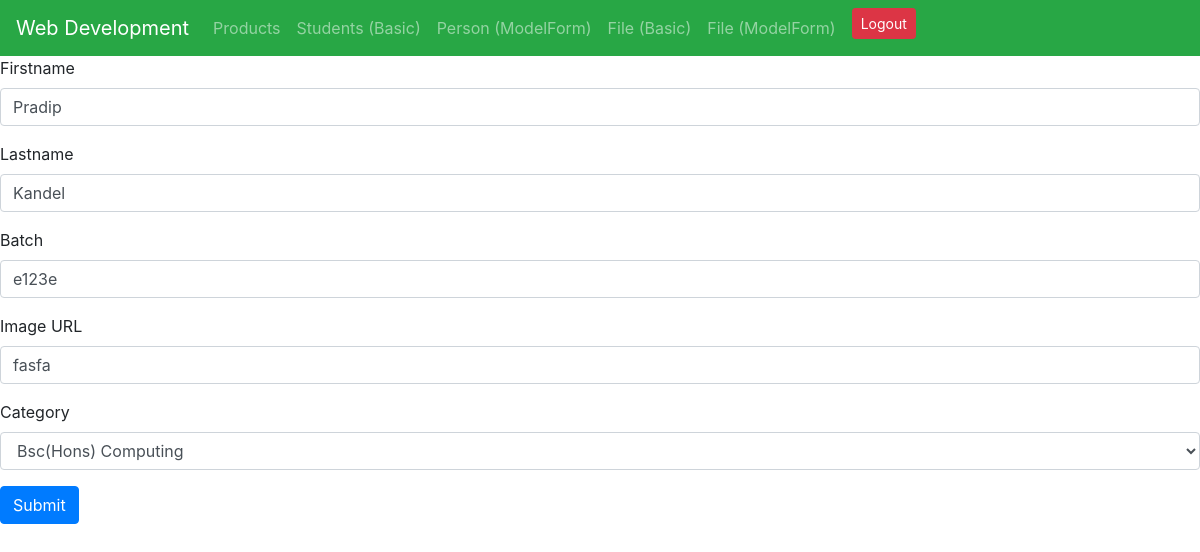
Screenshot of /products/updateStudent/1 (signed in) with the database file from the repository.
### products/models.py (models this page shows)
class Student(models.Model):
    firstname = models.CharField(max_length=200)
    lastname = models.CharField(max_length=200)
    batch = models.CharField(max_length=20)
    image_url = models.CharField(max_length=2000)
    category = models.CharField(max_length=200)
    created_date = models.DateTimeField(auto_now_add=True)

### products/views.py (the view, shortened to what this page needs)
# urls.py: path('/updateStudent/<int:student_id>', views.updateStudent),
@login_required
def updateStudent(request, student_id):
    student = Student.objects.get(id=student_id)
    context = {
        'student': student
    }
    return render(request, 'products/updateStudent.html', context)

### products/templates/products/updateStudent.html (shortened to what this page needs)
{% extends 'layout.html' %}
{% block content %}
<form method="POST">
    <div class="form-group">
        <label for="firstname">Firstname</label>
        <input type="text" class="form-control" id="firstname" name="firstname" aria-describedby="emailHelp"
        value="{{student.firstname}}">
    </div>
    <div class="form-group">
        <label for="lastname">Lastname</label>
        <input type="text" class="form-control" id="lastname" name="lastname"
               aria-describedby="emailHelp" value="{{student.lastname}}">
    </div>
    <div class="form-group">
        <label for="batch">Batch</label>
        <input type="text" class="form-control" id="batch" name="batch"
               aria-describedby="emailHelp" value="{{student.batch}}">
    </div>
    <div class="form-group">
        <label for="image_url">Image URL</label>
        <input type="text" class="form-control" id="image_url" name="image_url"
               aria-describedby="emailHelp" value="{{student.image_url}}">
    </div>
    <div class="form-group">
        <label for="category">Category</label>
        <select class="form-control" id="category" name="category">
            {% if student.category == 'Bsc(Hons) Computing' %}
            <option selected>Bsc(Hons) Computing</option>
            {% endif %}
        </select>
    </div>
    <button type="submit" class="btn btn-primary">Submit</button>
</form>
{% endblock %}

### rows the page displays
Student: firstname "Pradip", lastname "Kandel", batch "e123e", image_url "fasfa", category "Bsc(Hons) Computing"
